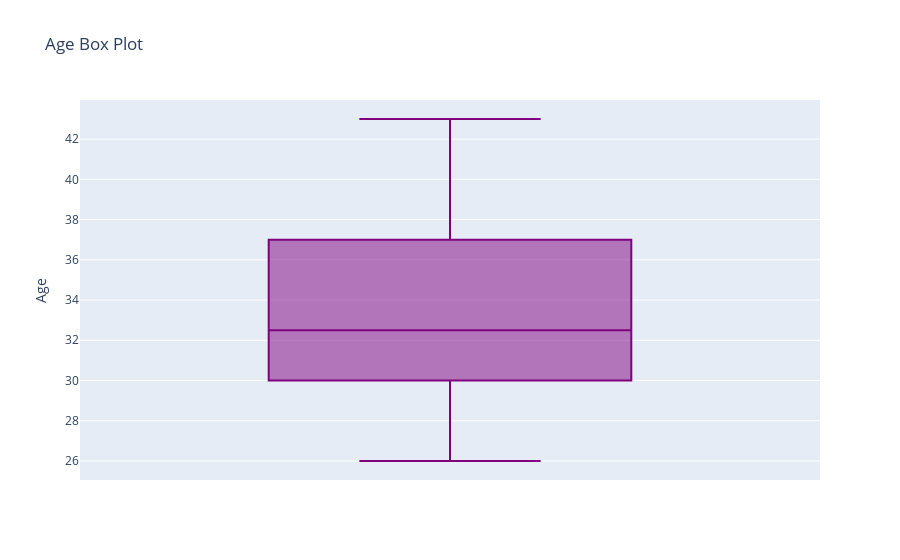

Here is the notebook cell this chart was saved with:
### Code cell
fig = px.box(df, y='Age', title='Age Box Plot', points='outliers', color_discrete_sequence=['purple'])

fig.show()

### Figure 1 — Plotly figure (JSON) as saved in the notebook; plotly's stock layout.template omitted (floating-point values rounded to 4 significant figures; data arrays with more than 128 entries replaced by an {"elided": "..."} marker saying what was removed)
{"data": [{"alignmentgroup": "True", "boxpoints": "outliers", "hovertemplate": "Age=%{y}<extra></extra>", "legendgroup": "", "marker": {"color": "purple"}, "name": "", "notched": false, "offsetgroup": "", "orientation": "v", "showlegend": false, "type": "box", "x0": " ", "xaxis": "x", "y": {"elided": "350 int values"}, "y0": " ", "yaxis": "y"}], "layout": {"boxmode": "group", "legend": {"tracegroupgap": 0}, "title": {"text": "Age Box Plot"}, "xaxis": {"anchor": "y", "domain": [0, 1]}, "yaxis": {"anchor": "x", "domain": [0, 1], "title": {"text": "Age"}}}}
